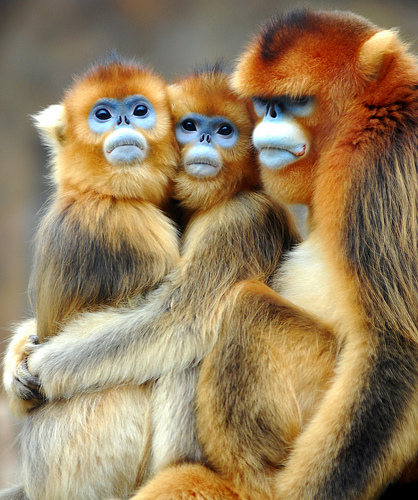
#> input picture Fourier Transform & Convolution/monkey.jpg, 418 x 500 px
$ python main.py   (older library calls are emulated)
#> lines starting #> are read from the running program, lines starting #| are printed output that depends on the picture
### Fourier Transform & Convolution/sol2.py
import numpy as np
from imageio import imread
from skimage.color import rgb2gray
from scipy import signal
from scipy.ndimage.interpolation import map_coordinates
from scipy.io import wavfile

###################################
#          The Exercise           #
###################################

# -------------------------------- 1.1 1D DFT --------------------------------


def DFT(signal):
    """
    :param signal: an array of dtype float64 with shape (N,) or (N,1)
    :return: complex Fourier signal, of the same shape as signal and of dtype complex128.
    """
    orig_shape = signal.shape
    signal = np.squeeze(signal)
    n = signal.shape[0]
    phi = np.exp(-2j * np.pi / n)
    phi_matrix = np.vander(np.power(phi, np.arange(n)), increasing=True)
    return (phi_matrix @ signal).astype(np.complex128).reshape(orig_shape)


def IDFT(fourier_signal):
    """
    :param fourier_signal:  an array of dtype complex128 with the shape (N,) or (N,1)
    :return: complex signal, of the same shape as fourier_signal, also of dtype complex128.
    """
    orig_shape = fourier_signal.shape
    fourier_signal = np.squeeze(fourier_signal)
    n = fourier_signal.shape[0]
    phi = np.exp(2j * np.pi / n)
    phi_matrix = np.vander(np.power(phi, np.arange(n)), increasing=True)
    return ((1/n) * (phi_matrix @ fourier_signal)).astype(np.complex128).reshape(orig_shape)


# -------------------------------- 1.2 2D DFT --------------------------------


def DFT2(image):
    """
    :param image: grayscale image of dtype float64, of shape (M,N) or (M,N,1).
    :return: complex fourier image, of the same shape as image and of dtype complex128.
    """
    orig_shape = image.shape
    image = np.squeeze(image)
    m = image.shape[0]
    n = image.shape[1]
    fourier_image_tmp = np.zeros(image.shape).astype(np.complex128)
    for u in range(m):
        fourier_image_tmp[u] = DFT(image[u])
    fourier_image = np.zeros(image.shape).astype(np.complex128)
    for v in range(n):
        fourier_image[:, v] = DFT(fourier_image_tmp[:, v])
    return fourier_image.reshape(orig_shape)


def IDFT2(fourier_image):
    """
    :param fourier_image: 2D array of dtype complex128, of shape (M,N) or (M,N,1).
    :return: complex image, of the same shape as fourier_signal, also of dtype complex128.
    """
    orig_shape = fourier_image.shape
    fourier_image = np.squeeze(fourier_image)
    m = fourier_image.shape[0]
    n = fourier_image.shape[1]
    image_tmp = np.zeros(fourier_image.shape).astype(np.complex128)
    for u in range(m):
        image_tmp[u] = IDFT(fourier_image[u])
    image = np.zeros(fourier_image.shape).astype(np.complex128)
    for v in range(n):
        image[:, v] = IDFT(image_tmp[:, v])
    return image.reshape(orig_shape)


# -------------------------------- 2.1 Fast forward by rate change --------------------------------
def change_rate(filename, ratio):
    """
    :param filename: a path to a wav file
    :param ratio: a float64 number, 0.25 < ratio < 4
    changes the sample rate of the given file by the given ratio.
    """
    samplerate, data = wavfile.read(filename)
    wavfile.write("change_rate.wav", np.floor(samplerate * ratio).astype(int), data)


# -------------------------------- 2.2 Fast forward using Fourier --------------------------------
# [126 lines left out: functions resize, change_samples, resize_spectrogram, resize_vocoder, conv_der, fourier_der, not called in this run]

# ------------------------------------------------------------------------------------------------

###############################
#          From Ex1           #
###############################
def read_image(filename, representation):
    """
    This function reads an image into a given representation.
    :param filename: the file name of an image on disk
    :param representation: representation code, can be either 1 or 2
    when 1 defines a grayscale image, and 2 defines an RGB image.
    :return: an image, according to the given representation
    """
#> called with filename = 'monkey.jpg', representation = 1
    im = imread(filename)
#> im is the input picture: shape (500, 418, 3); mean R, G, B 151.5, 128.7, 94.8
    im_float = im.astype(np.float64)
    im_float /= 255

    if representation == 1:
        # if the picture is rgb -> turn to gray scale
        if im_float.ndim == 3:
            im_gray = rgb2gray(im_float).astype(np.float64)
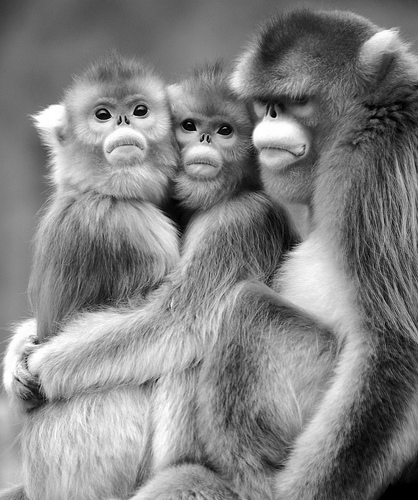
#> im_gray: shape (500, 418) float64; min 0, max 1, mean 0.514
            return im_gray
        # if the picture is gray -> leave it gray
        return im_float


####################################
#          ex2_helper.py           #
####################################
# [62 lines left out: functions stft, istft, phase_vocoder, not called in this run]

### Fourier Transform & Convolution/main.py
from sol2 import *
from matplotlib import pyplot as plt
import ex2_presubmit


def test_DFT1_and_IDFT1():
    arr = np.arange(10)
    assert np.all(np.isclose(DFT(arr), np.fft.fft(arr)))
    assert np.all(np.isclose(IDFT(arr), np.fft.ifft(arr)))


def test_DFT2_and_IDFT2(im):
    assert np.all(np.isclose(np.fft.fft2(im), DFT2(im)))
    assert np.all(np.isclose(np.fft.ifft2(im), IDFT2(im)))


def show_img(img):
    plt.imshow(img, cmap=plt.cm.gray)
    plt.show()


def resize_test(data, ratio):
    if ratio == 1:
        return data
    # (1) Compute DFT
    n = data.shape[0]
    fourier_signal = DFT(data)

    # (2) Shift to center
    fourier_signal = np.fft.fftshift(fourier_signal)

    # (3) Crop fourier according to ratio
    new_n = np.floor(n / ratio).astype(int)
    if ratio < 1:
        # increase number of samples
        to_pad = new_n - n
        left = np.zeros((to_pad - round(to_pad / 2)).astype(int))
        right = np.zeros((round(to_pad / 2)).astype(int))
        fourier_signal = np.concatenate((left, fourier_signal, right))
    else:
        # reduce number of samples
        to_reduce = n - new_n
        fourier_signal = fourier_signal[(to_reduce - round(to_reduce / 2)).astype(int):]
        fourier_signal = fourier_signal[:(fourier_signal.size - round(to_reduce / 2)).astype(int)]

    # (4) Compute IDFT
    return np.real(IDFT(fourier_signal))


def test_resize_spectogram(filename, ratio):
    samplerate, data = wavfile.read(filename)
    new_data = np.real(resize_spectrogram(data, ratio)).astype(np.int16)
    wavfile.write("resize_spectrogram_test_0.5.wav", samplerate, new_data)


def test_resize_vocoder(filename, ratio):
    samplerate, data = wavfile.read(filename)
    new_data = np.real(resize_vocoder(data, ratio)).astype(np.int16)
    wavfile.write("resize_vocoder_test_0.5.wav", samplerate, new_data)


if __name__ == '__main__':
    # Testing DFT and IDFT
    test_DFT1_and_IDFT1()
    im = read_image("monkey.jpg", 1)
    test_DFT2_and_IDFT2(im)

    # Testing changing rate, resizing spectrogram, resizing vocoder
    # and changing samples
    change_rate("external/aria_4kHz.wav", 1.5)
#> (the run stopped early here; a loop or call above may not have finished)
